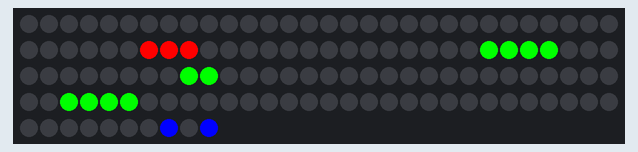
A sketch run on a simulated Teensy 3. Parts: 130 RGB LEDs in strip order, left to right, continuing on the next row. The local clock reads 2024-03-15 10:24:30 at power-on unless the sketch sets it; what the sketch prints to the serial monitor is not drawn.

Above: at 1.1 s.

The sketch:

maxs_word_clock.ino
```cpp
/* Max's Word Clock
 * v1.0
 * 30 November 2015
 * Written by Max Maltzman and Kristof Aldenderfer
 *
 * Word clock grid layout:
 *     ONETWOFOURSIX
 *     FIVESEVENNINE
 *     EIGHTTHREETEN
 *     ELEVENTWELVEO
 *     MTWENTHIRFORA
 *     FIFTYONETHREE
 *     TWOSEVENEIGHT
 *     XFOURFIVESIXM
 *     NINETENELEVEN
 *     TEENTWELVEAPM
 *
 * TODO:
 *     - add pretty animations
 */

//========================================================================================
// begin globals

#include <avr/power.h>
#include <Adafruit_NeoPixel.h>
#include <TimeLib.h>

#define LEDSPIN          23
#define NUMPIXELS       130
#define TIME_HEADER     "T"   // Header tag for serial time sync message

boolean verboseMode = true;
byte brightness = 255;
unsigned long timeCheck = 0;
const String hours =                               "ONETWOFOURSIXFIVESEVENNINEEIGHTTHREETENELEVENTWELVE";
const String minutes = "OMTWENTHIRFORAFIFTYONETHREETWOSEVENEIGHTXFOURFIVESIXMNINETENELEVENTEENTWELVEAPM";

Adafruit_NeoPixel leds = Adafruit_NeoPixel(NUMPIXELS, LEDSPIN, NEO_GRB + NEO_KHZ800);

// end globals
//========================================================================================
// begin setup and loop

void setup() {
	// set the Time library to use Teensy 3.0+'s RTC to keep time
	setSyncProvider(getTeensy3Time);

	Serial.begin(115200);
	//while (!Serial);  // Wait for Arduino Serial Monitor to open
	delay(100);
	if (timeStatus()!= timeSet) {
		Serial.println("Unable to sync with the RTC");
	} else {
		Serial.println("RTC has set the system time");
	}

	//Neopixel setup
	leds.begin();
	leds.show();
}

void loop() {
	// used to set the time
	if (Serial.available()) {
		time_t t = processSyncMessage();
		if (t != 0) {
			Teensy3Clock.set(t); // set the RTC
			setTime(t);
		}
  }
	if (micros() - timeCheck > 1000000 || timeCheck > micros() ) updateTime();
}

// end setup and loop
//========================================================================================
// begin parsing section

void updateTime() {
	clearStrip();
	updateHour();
	updateMinute();
	leds.show();
	if (verboseMode) digitalClockDisplay();
	timeCheck = micros();
}

boolean isItAM(byte hr) {
	return (hr <= 11);
}

void updateHour() {
	byte hr = hour();
	String type = "antepost";
	if (isItAM(hr))     turnOn(type, "AM");
	else                turnOn(type, "PM");
	type = "hours";
	if (hr > 12) hr-=12;
	else if (hr == 0) hr = 12;
	if (hr == 1)       turnOn(type, "ONE");
	else if (hr == 2)  turnOn(type, "TWO");
	else if (hr == 3)  turnOn(type, "THREE");
	else if (hr == 4)  turnOn(type, "FOUR");
	else if (hr == 5)  turnOn(type, "FIVE");
	else if (hr == 6)  turnOn(type, "SIX");
	else if (hr == 7)  turnOn(type, "SEVEN");
	else if (hr == 8)  turnOn(type, "EIGHT");
	else if (hr == 9)  turnOn(type, "NINE");
	else if (hr == 10) turnOn(type, "TEN");
	else if (hr == 11) turnOn(type, "ELEVEN");
	else if (hr == 12) turnOn(type, "TWELVE");
}

void updateMinute() {
	byte mn = minute();
	String type = "minutes";
	// everything but ten through nineteen can be handled fairly easily
	if (mn < 10 || mn > 19) {
    if (mn == 0) ;
		else if (mn < 10)      turnOn(type, "O");
		else {
			if (mn<30)           turnOn(type, "TWEN");
			else if (mn<40)      turnOn(type, "THIR");
			else if (mn<50)      turnOn(type, "FOR");
			else if (mn<60)      turnOn(type, "FIF");
			turnOn(type, "TY");
		}
		byte remain = mn%10;
		if (remain == 0)  ;     //turnOn("maxm", "MAXM");
		else if (remain == 1)  turnOn(type, "ONE");
		else if (remain == 2)  turnOn(type, "TWO");
		else if (remain == 3)  turnOn(type, "THREE");
		else if (remain == 4)  turnOn(type, "FOUR");
		else if (remain == 5)  turnOn(type, "FIVE");
		else if (remain == 6)  turnOn(type, "SIX");
		else if (remain == 7)  turnOn(type, "SEVEN");
		else if (remain == 8)  turnOn(type, "EIGHT");
		else if (remain == 9)  turnOn(type, "NINE");
	}
	// ten through nineteen are a pain
	else {
		if (mn == 10)          turnOn(type, "TEN");
		else if (mn == 11)     turnOn(type, "ELEVEN");
		else if (mn == 12)     turnOn(type, "TWELVE");
		else {
			if (mn == 13)      turnOn(type, "THIR");
			else if (mn == 14) turnOn(type, "FOUR");
			else if (mn == 15) turnOn(type, "FIF");
			else if (mn == 16) turnOn(type, "SIX");
			else if (mn == 17) turnOn(type, "SEVEN");
			else if (mn == 18) turnOn(type, "EIGHT");
			else if (mn == 19) turnOn(type, "NINE");
			turnOn(type, "TEEN");
		}
	}
}

// end parsing section
//========================================================================================
// begin indexing section

// type can be "hour", "minute", "anteposte", or "maxm"
// antepost is a hack to get around the separation of the two strings, maxm is special characters
void turnOn(String type, String val) {
	String thisOne;
	int numIndex = 0;
	int indexOffset = 0;
	uint32_t c;
		if (verboseMode) {
//    Serial.print(type);
//    Serial.print(" ");
		Serial.print(val);
		Serial.print("\t");
//    if (type != "hours") numIndex-=indexOffset;
//    if(thisOne.substring(numIndex, numIndex+val.length()) == val) Serial.print("found it! index: ");
//    Serial.print(numIndex);
//    Serial.print(" ");
	}
	if (type == "antepost" || type == "maxm") turnOnSpecial(type, val);
	else {
		if (type == "hours") {
		thisOne = hours;
		c = leds.Color(brightness, 0, 0);
		}
		else {
			thisOne = minutes;
			indexOffset += hours.length();
			c = leds.Color(0, brightness, 0);
		}
		numIndex = thisOne.indexOf(val) + indexOffset;
		showNumber(numIndex, numIndex+val.length()-1, c);
	}
}

void turnOnSpecial(String type, String val) {
	int maxIndex = hours.length()+minutes.length()-1;
	uint32_t c = leds.Color(0, 0, brightness);
	if (type == "antepost") {
		if (val == "PM") showNumber(maxIndex-1, maxIndex, c);
		else {
			showNumber(maxIndex-2, maxIndex-2, c);
			showNumber(maxIndex, maxIndex, c);
		}
	}
	else {
		int indices[4] = { 13*4, 13*5-1, 13*8, 13*9-1 };
		showNumber(indices[0], indices[0], c);
		showNumber(indices[1], indices[1], c);
		showNumber(indices[2], indices[2], c);
		showNumber(indices[3], indices[3], c);
	}
}

// end indexing section
//========================================================================================
// begin neopixel section

void clearStrip() {
	for (int i = 0 ; i<leds.numPixels() ; i++) {
		leds.setPixelColor(i, leds.Color(0, 0, 0) );
	}
}

void showNumber(int m, int n, uint32_t c) {
	for (int i = m ; i<=n ; i++) {
		leds.setPixelColor(i, c);
	}
	if (verboseMode) {
			Serial.print("m: ");
			Serial.print(m);
			Serial.print("\tn: ");
			Serial.println(n);
	}
}

// end neopixel section
//========================================================================================
// begin clock-specific code

// digital clock display of the time
void digitalClockDisplay() {
	Serial.print(hour());
	printDigits(minute());
	printDigits(second());
	Serial.print(" ");
	Serial.print(day());
	Serial.print(" ");
	Serial.print(month());
	Serial.print(" ");
	Serial.print(year());
	Serial.println();
}

// Pulls time from the RTC
// note that this is in 24-hour time, so a conversion must be made
time_t getTeensy3Time() {
	return Teensy3Clock.get();
}

/*  code to process time sync messages from the serial port   */
unsigned long processSyncMessage() {
	unsigned long pctime = 0L;
	const unsigned long DEFAULT_TIME = 1357041600; // Jan 1 2013

	if(Serial.find(TIME_HEADER)) {
		pctime = Serial.parseInt();
		return pctime;
		if( pctime < DEFAULT_TIME) { // check the value is a valid time (greater than Jan 1 2013)
			pctime = 0L; // return 0 to indicate that the time is not valid
		}
	}
	return pctime;
}

void printDigits(int digits){
	// utility function for digital clock display: prints preceding colon and leading 0
	Serial.print(":");
	if(digits < 10)
		Serial.print('0');
	Serial.print(digits);
}

// end clock-specific code
//========================================================================================
```
